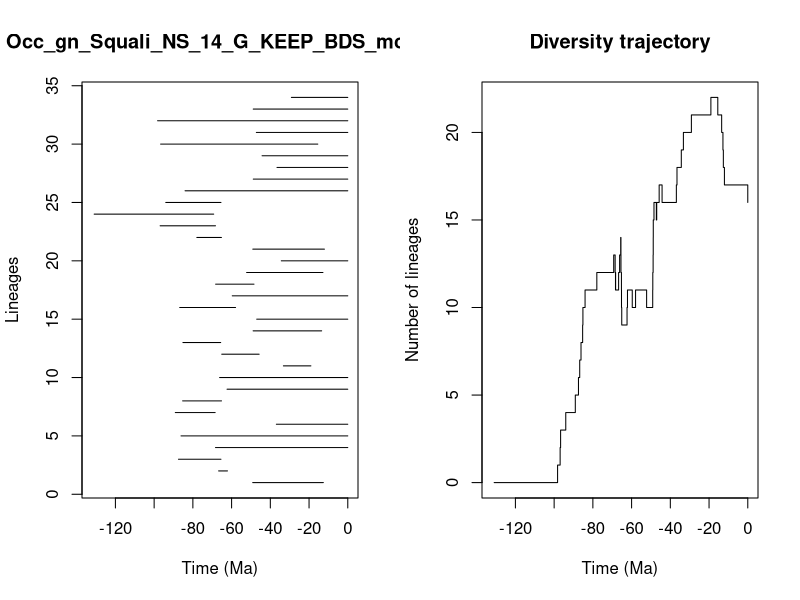

R code for this plot:


pdf(file='../Results/Genus_NS/5_MA_bins_EP/pyrate_mcmc_logs/Occ_gn_Squali_NS_14_G_KEEP_BDS_mcmc_LTT.pdf',width=0.6*20, height=0.6*10)
title = "Occ_gn_Squali_NS_14_G_KEEP_BDS_mcmc"
ts=c(49.09668396845271, 66.7057442718489,87.43704294435466,68.31761871780454,86.12428270359298,36.883129940845635,89.0699256462117,85.28319683900241,62.35013203066508,66.18685457382553,33.24857755523909,65.08747288026815,85.13968817427981,48.882954433296426,47.026970770019574,86.79493705860449,59.6595587877279,68.24959162225696,52.242046431312204,34.33062230869603,49.050771941004626,77.95416268450077,96.90400757460252,130.9756989083224,93.99819246957416,84.0280595529122,48.80458345626686,36.556739934955196,44.259053734200634,96.66059036490763,47.21934771554082,98.22124095327933,48.82757628850968,29.123037689846814)
te=c(12.617286758807914, 62.12643286463589,65.50237846274271,0.0,0.0,0.0,68.49258427190338,65.21445375373536,0.0,0.0,19.054041588669108,45.76375404088689,65.628230626209,13.49020645894076,0.0,57.953436862279325,0.0,48.439336136087526,12.827594518070917,0.0,12.062756425929173,65.24782724427348,68.3034165184966,69.24151097677694,65.4888879091534,0.0,0.0,0.0,0.0,15.4872926924328,0.0,0.0,0.0,0.0)
div_traj=c(0, 1,2,3,4,5,6,7,8,9,10,11,12,13,12,11,12,11,12,13,14,13,12,11,10,9,10,11,10,11,10,11,12,13,14,15,16,15,16,17,16,17,18,19,20,21,22,21,20,19,18,17,16)
time_events=c(130.9756989083224, 98.22124095327933,96.90400757460252,96.66059036490763,93.99819246957416,89.0699256462117,87.43704294435466,86.79493705860449,86.12428270359298,85.28319683900241,85.13968817427981,84.0280595529122,77.95416268450077,69.24151097677694,68.49258427190338,68.31761871780454,68.3034165184966,68.24959162225696,66.7057442718489,66.18685457382553,65.628230626209,65.50237846274271,65.4888879091534,65.24782724427348,65.21445375373536,65.08747288026815,62.35013203066508,62.12643286463589,59.6595587877279,57.953436862279325,52.242046431312204,49.09668396845271,49.050771941004626,48.882954433296426,48.82757628850968,48.80458345626686,48.439336136087526,47.21934771554082,47.026970770019574,45.76375404088689,44.259053734200634,36.883129940845635,36.556739934955196,34.33062230869603,33.24857755523909,29.123037689846814,19.054041588669108,15.4872926924328,13.49020645894076,12.827594518070917,12.617286758807914,12.062756425929173,0.0)
                par(mfrow=c(1,2))
                L = length(ts)
                plot(ts, 1:L , xlim=c(-max(ts)-1,0), pch=20, type="n", main=title,xlab="Time (Ma)",ylab="Lineages")
                for (i in 1:L){segments(x0=-te[i],y0=i,x1=-ts[i],y1=i)}    
                t = -time_events
                plot(div_traj ~ t,type="s", main = "Diversity trajectory",xlab="Time (Ma)",ylab="Number of lineages",xlim=c(-max(ts)-1,0))
                abline(v=c(65,200,251,367,445),lty=2,col="gray")
                
